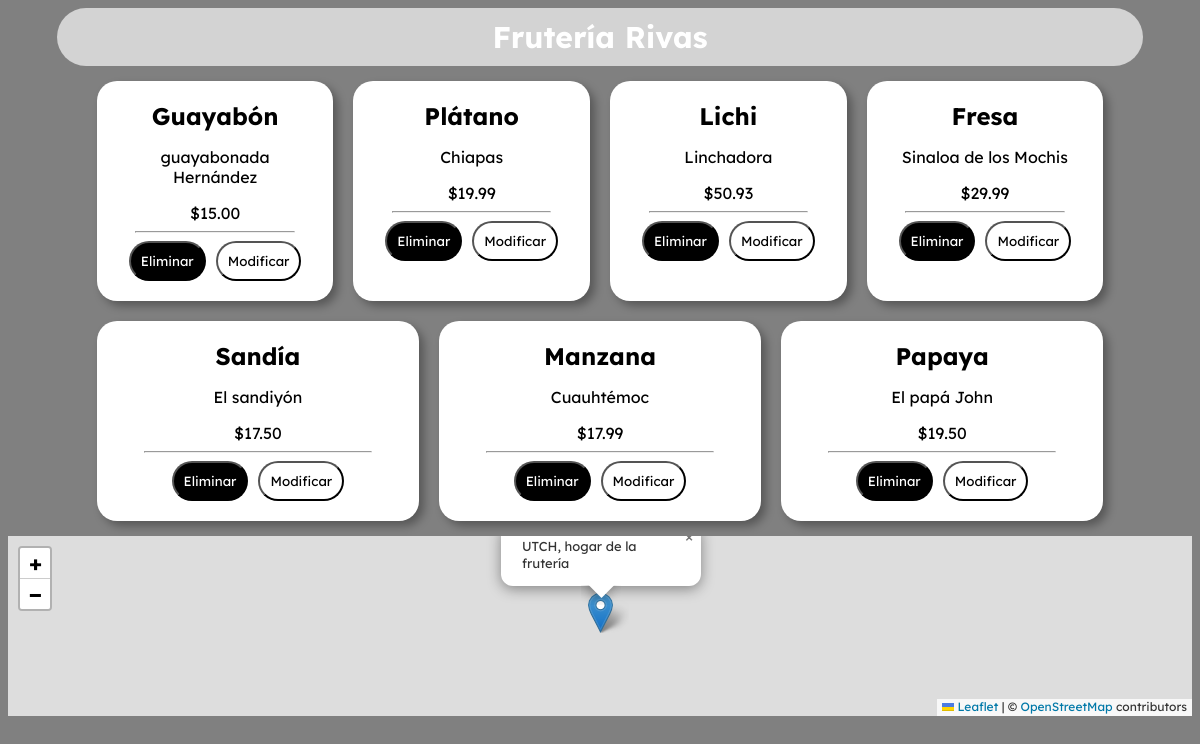
Page /frutas on the committed database.
### aplicacioncita/models.py (models this page shows, shortened)
class Frutas(models.Model):
    nombre: models.Field = models.CharField(max_length=30)
    precio: models.Field = models.DecimalField(max_digits=5 ,decimal_places=2)
    distribuidora: models.Field = models.CharField(max_length=60)

### aplicacioncita/views.py (the view, shortened to what this page needs)
# urls.py: path('frutas', views.fruta, name='frutas'),
def fruta(request: HttpRequest) -> HttpResponse:
    frutas: dict[str, str] = Frutas.objects.all()
    return render(request, 'frutas.html', {'frutas': frutas})

### aplicacioncita/templates/frutas.html (shortened to what this page needs)
<!DOCTYPE html>
<html lang="en">
<head>
    {% load static %}
    <link rel="stylesheet" href="{% static 'main.css' %}">
    <link rel="stylesheet" href="https://unpkg.com/leaflet@1.9.4/dist/leaflet.css"
/>
</head>
<body>
    <div class="barra">
        <h1>Frutería Rivas</h1>
    </div>
    <section class="frutas">
        {% for fruta in frutas %}
        <div class="card">
            <li id="{{ fruta.id }}">
                <h2>{{ fruta.nombre }}</h2>
                <p>{{fruta.distribuidora}}</p>
                <p>${{fruta.precio}}</p>
            </li>
            <hr>
            <div class="botones">
                <form method="POST" action="{% url 'eliminar_fruta' fruta.id %}">
                    <button type="submit" class="btn eliminar">Eliminar</button>
                </form>
                <form method="GET" action="{% url 'modificar_fruta' fruta.id %}">
                    <button type="submit" class="btn">Modificar</button>
                </form>
            </div>
        </div>
        {% endfor %}
    </section>
    <div id=map></div>
</body>
</html>

### aplicacioncita/static/main.css (style rules this page uses)
* { font-family: Lexend Deca, sans-serif; }
body { background-color: gray; display: flex; flex-direction: column; gap: 15px; }
h1 { text-align: center; font-size: 30px; color: white; margin: 0; padding: 0; }
.barra { width: 90%; background-color: lightgray; border-radius: 1000px; margin: auto; padding: 10px; }
.frutas { display: flex; gap: 20px; justify-content: center; flex-wrap: wrap; width: 85%; margin: auto; }
li { list-style: none; margin: 0; padding: 0; }
hr { width: 80%; }
.card { display: flex; flex-direction: column; background-color: white; padding: 20px; flex: 1; border-radius: 20px; align-items: center; text-align: center; box-shadow: 5px 5px 10px rgba(0, 0, 0, 0.324); }
.botones { display: flex; flex-direction: row; gap: 10px; }
.btn { padding: 10px; border-radius: 1000px; background-color: white; cursor: pointer; }
.btn.eliminar { background-color: black; color: white; }
.card h2 { margin: 0; padding: 0; }
.card p:last-child { margin-bottom: 0; }
#map { height: 180px; }

### rows in the picture
Frutas: nombre "Guayabón", distribuidora "guayabonada Hernández", precio "15.00"
Frutas: nombre "Plátano", distribuidora "Chiapas", precio "19.99"
Frutas: nombre "Lichi", distribuidora "Linchadora", precio "50.93"
Frutas: nombre "Fresa", distribuidora "Sinaloa de los Mochis", precio "29.99"
Frutas: nombre "Sandía", distribuidora "El sandiyón", precio "17.50"
Frutas: nombre "Manzana", distribuidora "Cuauhtémoc", precio "17.99"
Frutas: nombre "Papaya", distribuidora "El papá John", precio "19.50"
